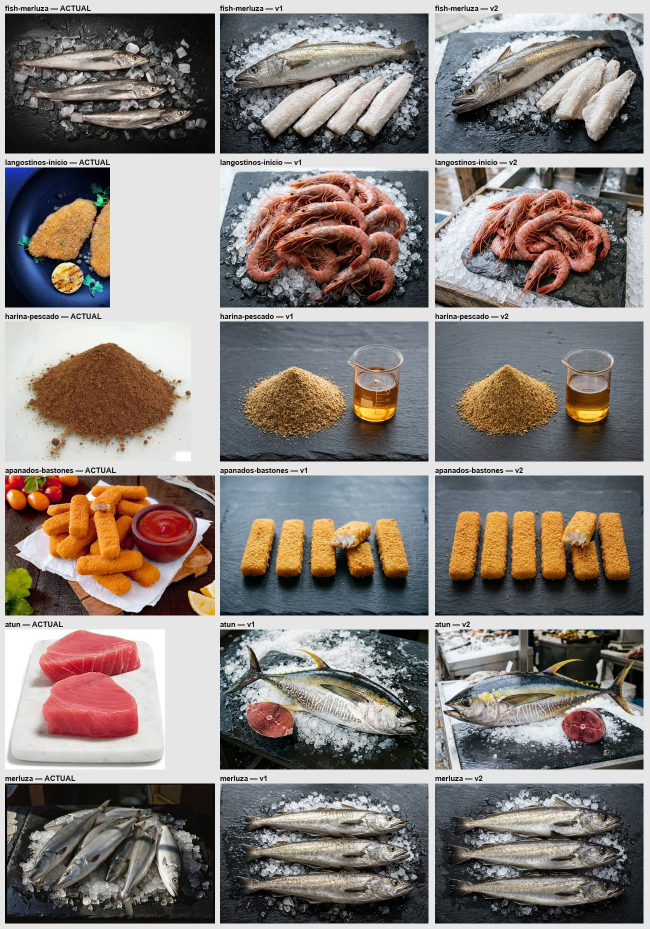
#> input picture fotos/candidatos/comparar_1.jpg, 1300 x 1858 px (shown at 1/2 size)
$ python desai.py candidatos/comparar_1.jpg candidatos/comparar_2.jpg
#> lines starting #> are read from the running program, lines starting #| are printed output that depends on the picture
"""Quita el 'brillo de IA': comprime luces, baja saturación y microcontraste, suaviza apenas y agrega grano real.
Uso: python3 fotos/desai.py <entrada> <salida.jpg>   (o importar desai())"""
import sys
import numpy as np
from PIL import Image, ImageFilter


def desai(entrada, salida, ancho=1400, semilla=7):
#> called with entrada = 'candidatos/comparar_1.jpg', salida = 'candidatos/comparar_2.jpg', ancho = 1400, semilla = 7
    im = Image.open(entrada).convert("RGB")
#> im is the input picture: PIL image 1300x1858 RGB; mean R, G, B 135.2, 126.9, 121.7
    if im.width > ancho:
        im = im.resize((ancho, round(im.height * ancho / im.width)), Image.LANCZOS)
    a = np.asarray(im).astype(np.float32) / 255
    # 1) microcontraste: mezclar 25% con versión suavizada (quita el "HDR")
    blur = np.asarray(im.filter(ImageFilter.GaussianBlur(2.2))).astype(np.float32) / 255
    a = a * 0.75 + blur * 0.25
    # 2) luces: curva que aplasta los reflejos especulares por encima de 0.72
    luz = a.mean(axis=2, keepdims=True)
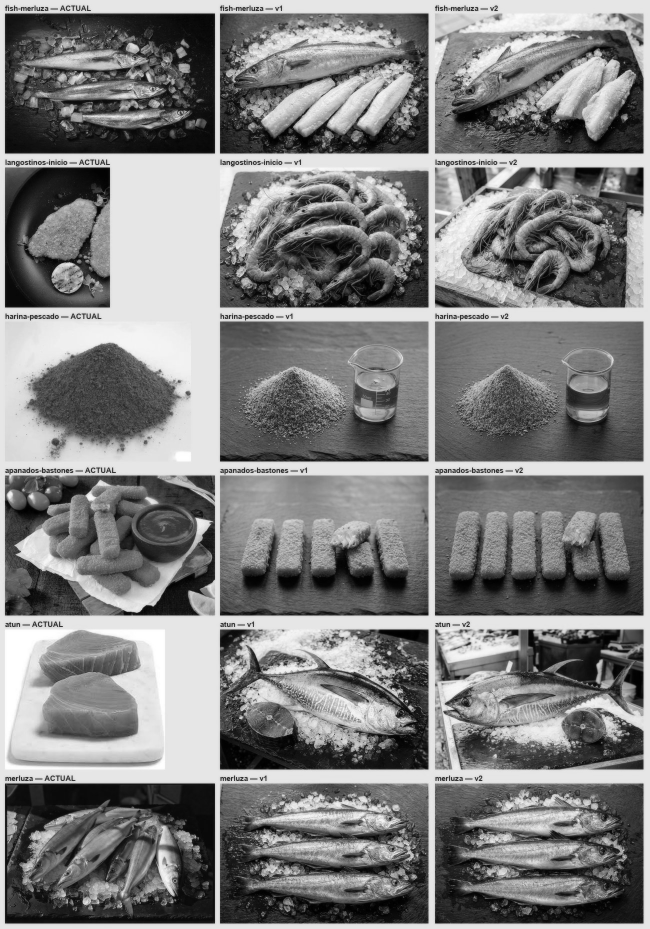
#> luz: shape (1858, 1300, 1) float32 (shown at 1/2 size); min 0.00098, max 1, mean 0.502
    k = np.clip((luz - 0.72) / 0.28, 0, 1)
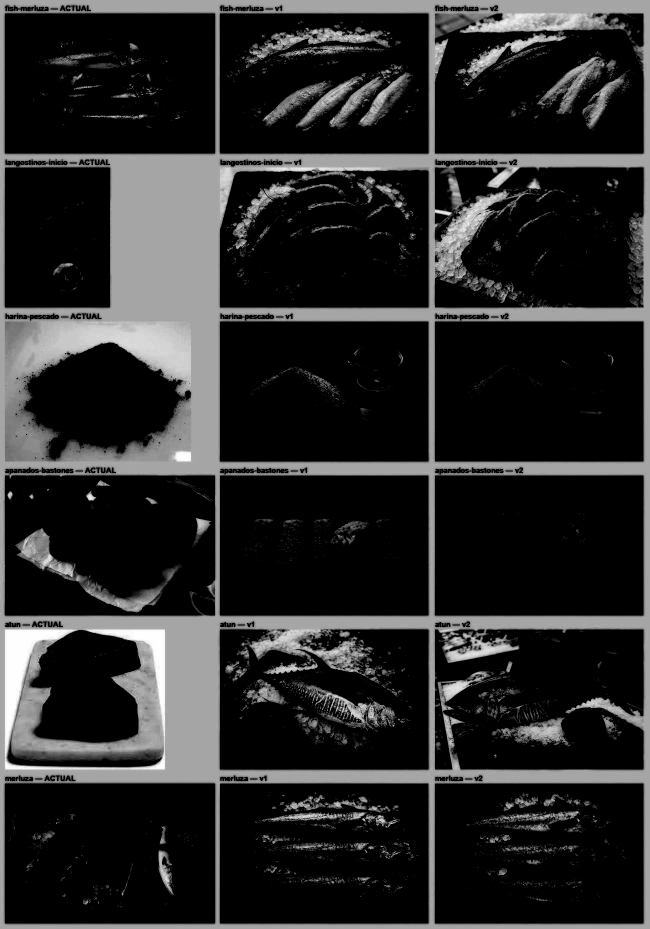
#> k: shape (1858, 1300, 1) float32 (shown at 1/2 size); min 0, max 1, mean 0.164
    a = a - k * (a - (0.72 + (a - 0.72) * 0.45)) * (a > 0.72)
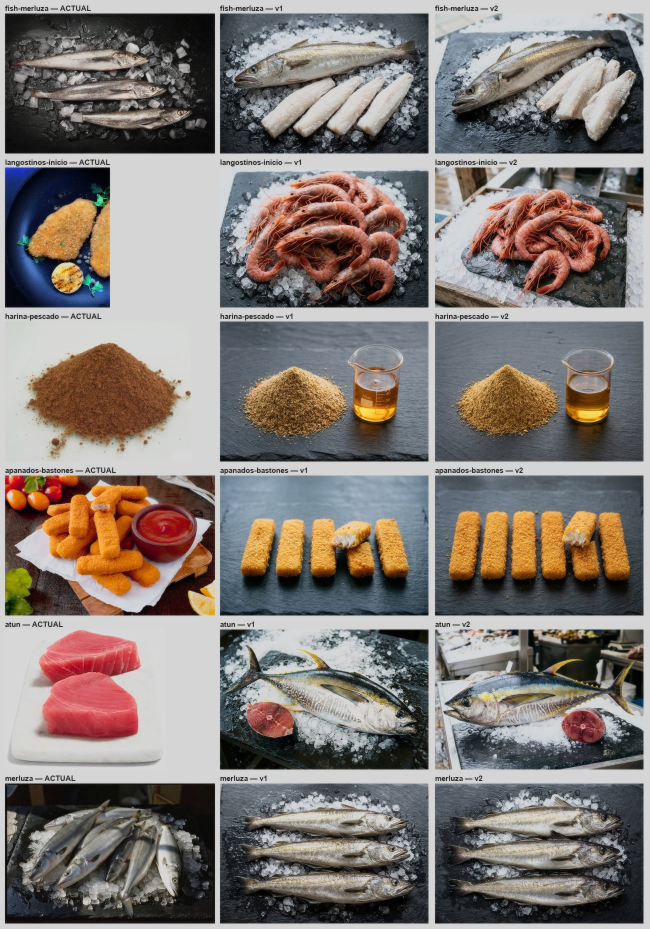
#> a: shape (1858, 1300, 3) float32 (shown at 1/2 size); mean R, G, B 0.515, 0.481, 0.461
    # 3) saturación -12% y negros apenas levantados (película / sensor)
    gris = a.mean(axis=2, keepdims=True)
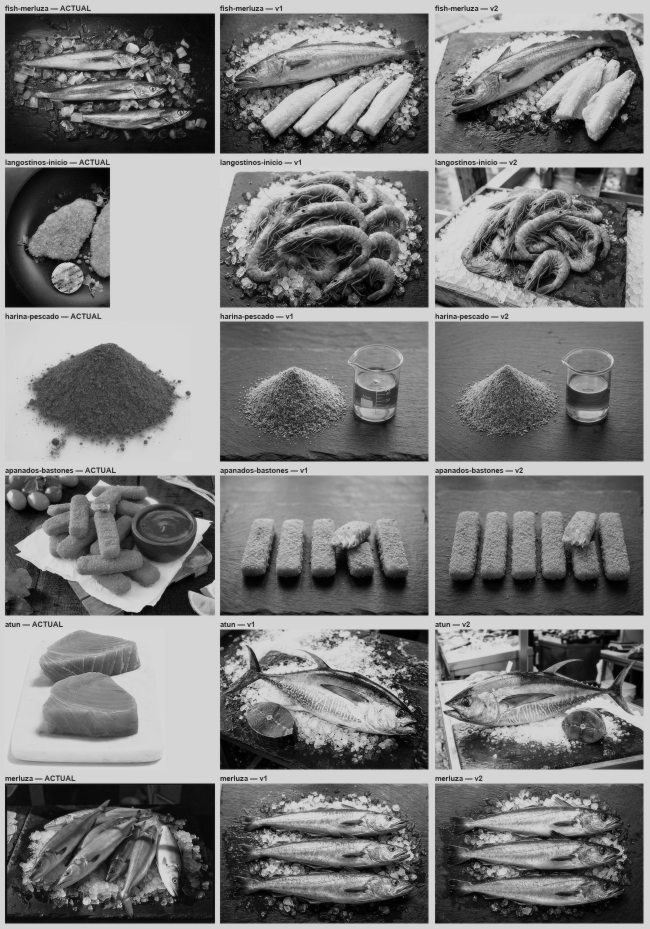
#> gris: shape (1858, 1300, 1) float32 (shown at 1/2 size); min 0.00098, max 0.847, mean 0.486
    a = gris + (a - gris) * 0.88
    a = 0.025 + a * 0.965
    # 4) grano de luminancia
    rng = np.random.default_rng(semilla)
    g = rng.normal(0, 0.018, a.shape[:2])[..., None]
    a = np.clip(a + g * (0.6 + 0.4 * (1 - luz)), 0, 1)
    out = Image.fromarray((a * 255).astype(np.uint8))
    out = out.filter(ImageFilter.UnsharpMask(radius=1.0, percent=35, threshold=2))
    out.save(salida, "JPEG", quality=82, optimize=True, progressive=True)
    return salida


if __name__ == "__main__":
    desai(sys.argv[1], sys.argv[2])

$ run again, on fotos/candidatos/abadejo_v1.png
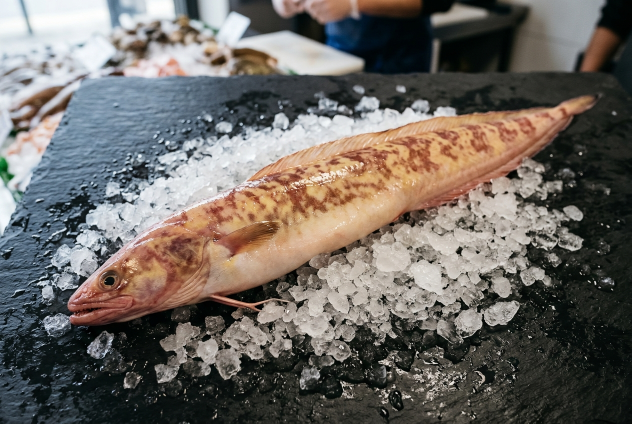
#> input picture fotos/candidatos/abadejo_v1.png, 1264 x 848 px (shown at 1/2 size)
#> in desai, im is the input picture: PIL image 1264x848 RGB; mean R, G, B 109.9, 104.3, 98.8
#> in desai, `k = np.clip((luz - 0.72) / 0.28, 0, 1)`:
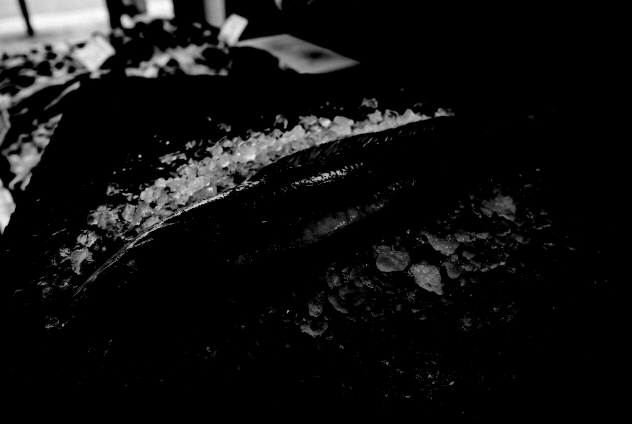
#> k: shape (848, 1264, 1) float32 (shown at 1/2 size); min 0, max 0.994, mean 0.0673
#> in desai, `a = a - k * (a - (0.72 + (a - 0.72) * 0.45)) * (a > 0.72)`:
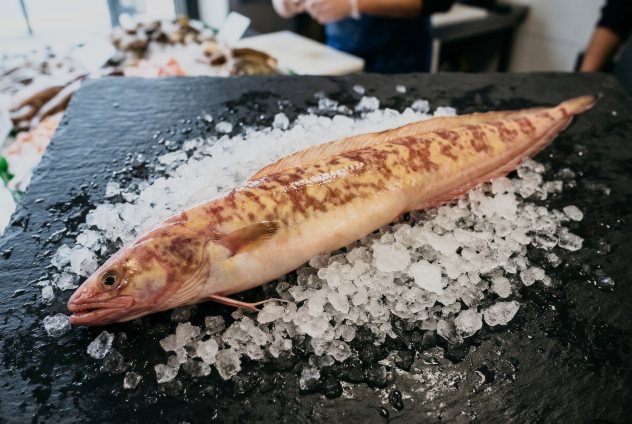
#> a: shape (848, 1264, 3) float32 (shown at 1/2 size); mean R, G, B 0.425, 0.403, 0.381

$ run again, on fotos/candidatos/abadejo_v2.png
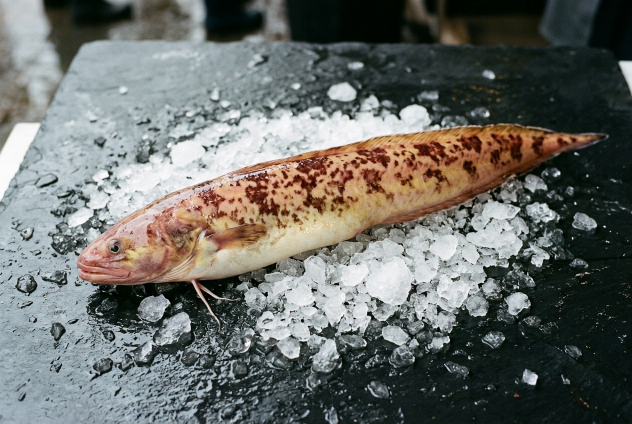
#> input picture fotos/candidatos/abadejo_v2.png, 1264 x 848 px (shown at 1/2 size)
#> in desai, im is the input picture: PIL image 1264x848 RGB; mean R, G, B 107.2, 108.8, 104.6
#> in desai, `k = np.clip((luz - 0.72) / 0.28, 0, 1)`:
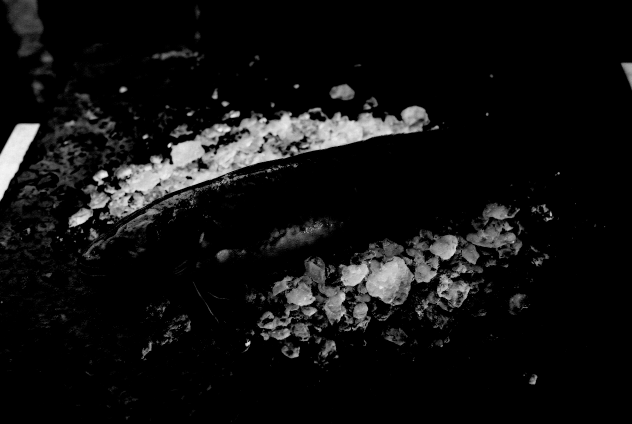
#> k: shape (848, 1264, 1) float32 (shown at 1/2 size); min 0, max 0.973, mean 0.0674
#> in desai, `gris = a.mean(axis=2, keepdims=True)`:
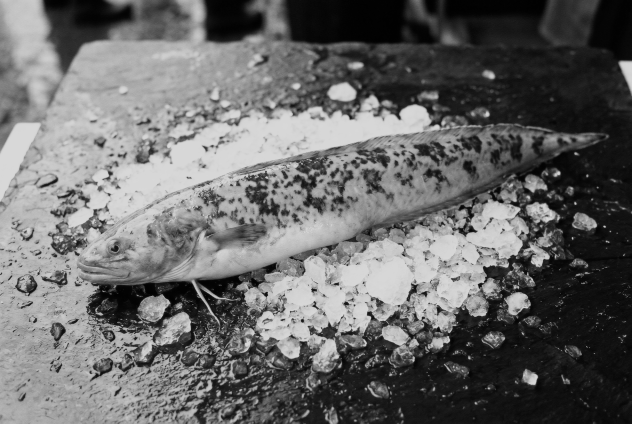
#> gris: shape (848, 1264, 1) float32 (shown at 1/2 size); min 0.00131, max 0.847, mean 0.413

$ run again, on fotos/candidatos/apanados-bastones_v1.png
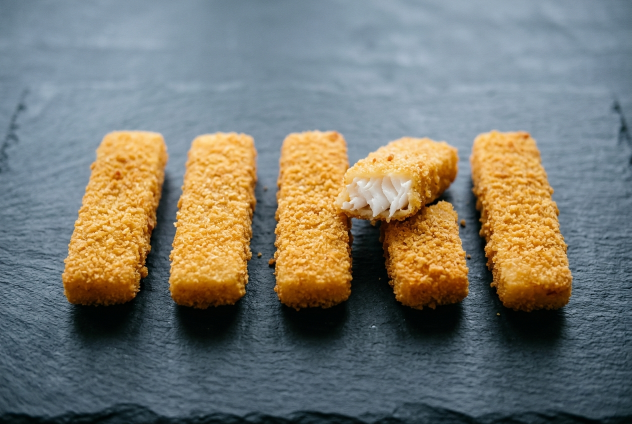
#> input picture fotos/candidatos/apanados-bastones_v1.png, 1264 x 848 px (shown at 1/2 size)
#> in desai, im is the input picture: PIL image 1264x848 RGB; mean R, G, B 120.3, 120.3, 111.3
#> in desai, `luz = a.mean(axis=2, keepdims=True)`:
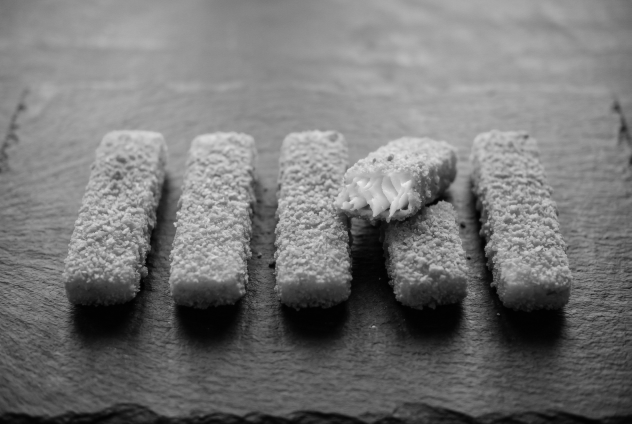
#> luz: shape (848, 1264, 1) float32 (shown at 1/2 size); min 0.00196, max 0.944, mean 0.46
#> in desai, `k = np.clip((luz - 0.72) / 0.28, 0, 1)`:
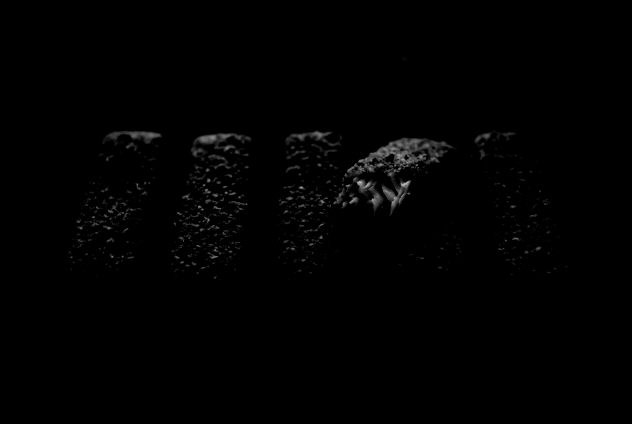
#> k: shape (848, 1264, 1) float32 (shown at 1/2 size); min 0, max 0.799, mean 0.00647
